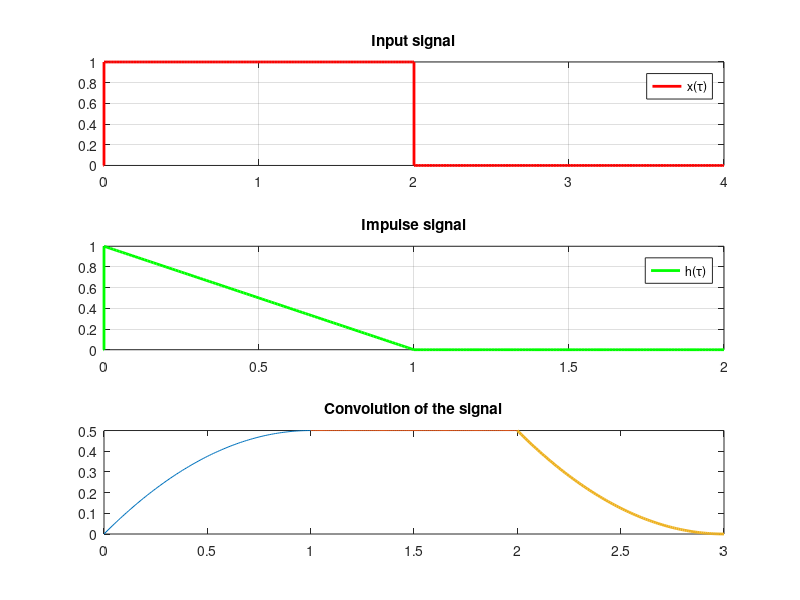

Reproduce this figure in MATLAB.
%continuous time convolution
clc;
clear all;
close all;
t1=-2:0.01:0;
t2= 0:0.01:2;
t3= 2:0.01:4;

x1=zeros(size(t1));
x2=ones(size(t2));
x3=zeros(size(t3));
 
tx=[t1 t2 t3];
x=[x1 x2 x3];

subplot(311);
plot(tx,x,'red','linewidth',2);
title('Input signal');
legend('x(\tau)');
xlim([0 4]);
grid on;

t1=-1:0.01:0;
t2= 0:0.01:1;
t3= 1:0.01:2;

h1=zeros(size(t1));
h2=1-t2;
h3=zeros(size(t3));
 
th=[t1 t2 t3];
h=[h1 h2 h3];

subplot(312);
plot(th,h,'g','linewidth',2);
title('Impulse signal');
legend('h(\tau)');
xlim([0 2]);
grid on;

t1=0:0.01:1;
t2= 1:0.01:2;
t3= 2:0.01:3;

y1=-(t1.*(t1-2))/2;
y2=(1/2)*ones(size(t2));
y3=(t3-3).^2/2;

ty=[t1 t2 t3];
y=[y1 y2 y3];


subplot(313);
plot(t1, y1, t2, y2, t3, y3,'linewidth',2);
title('Convolution of the signal');
